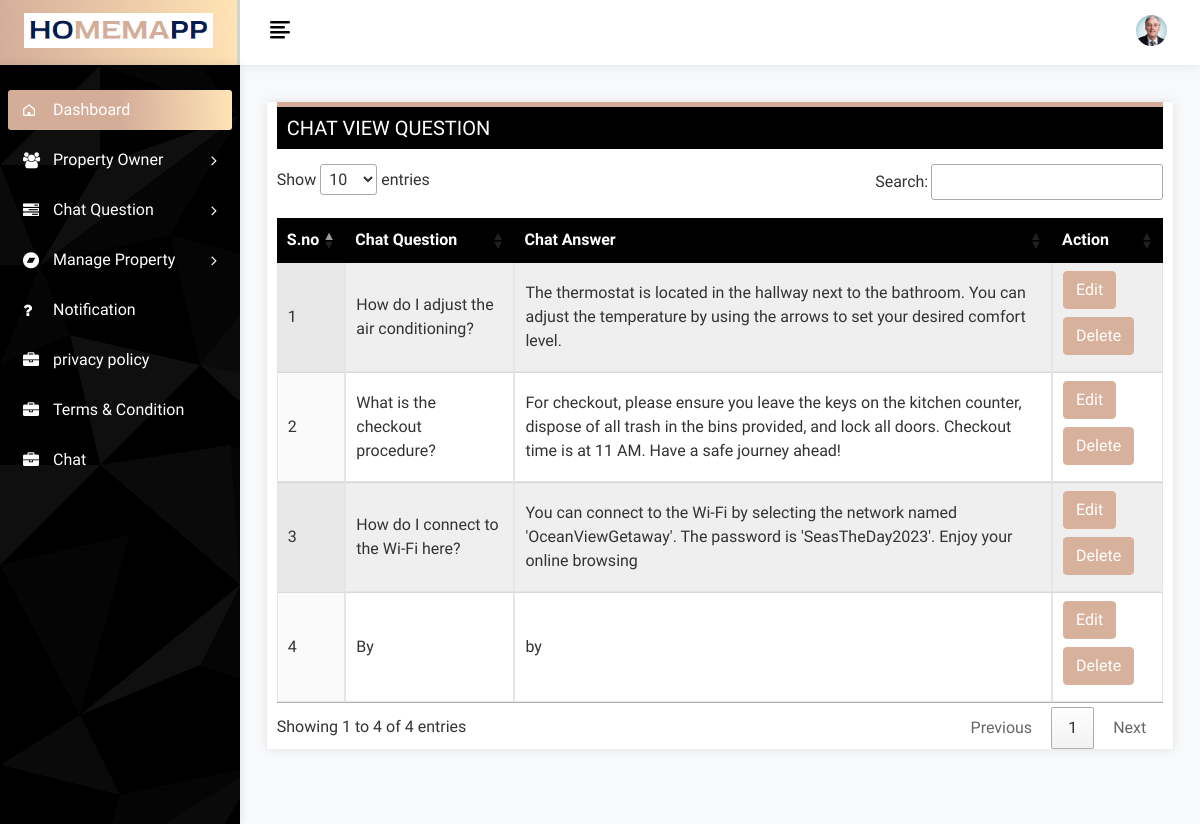
The page /View_question (signed in) on the database as committed earlier.
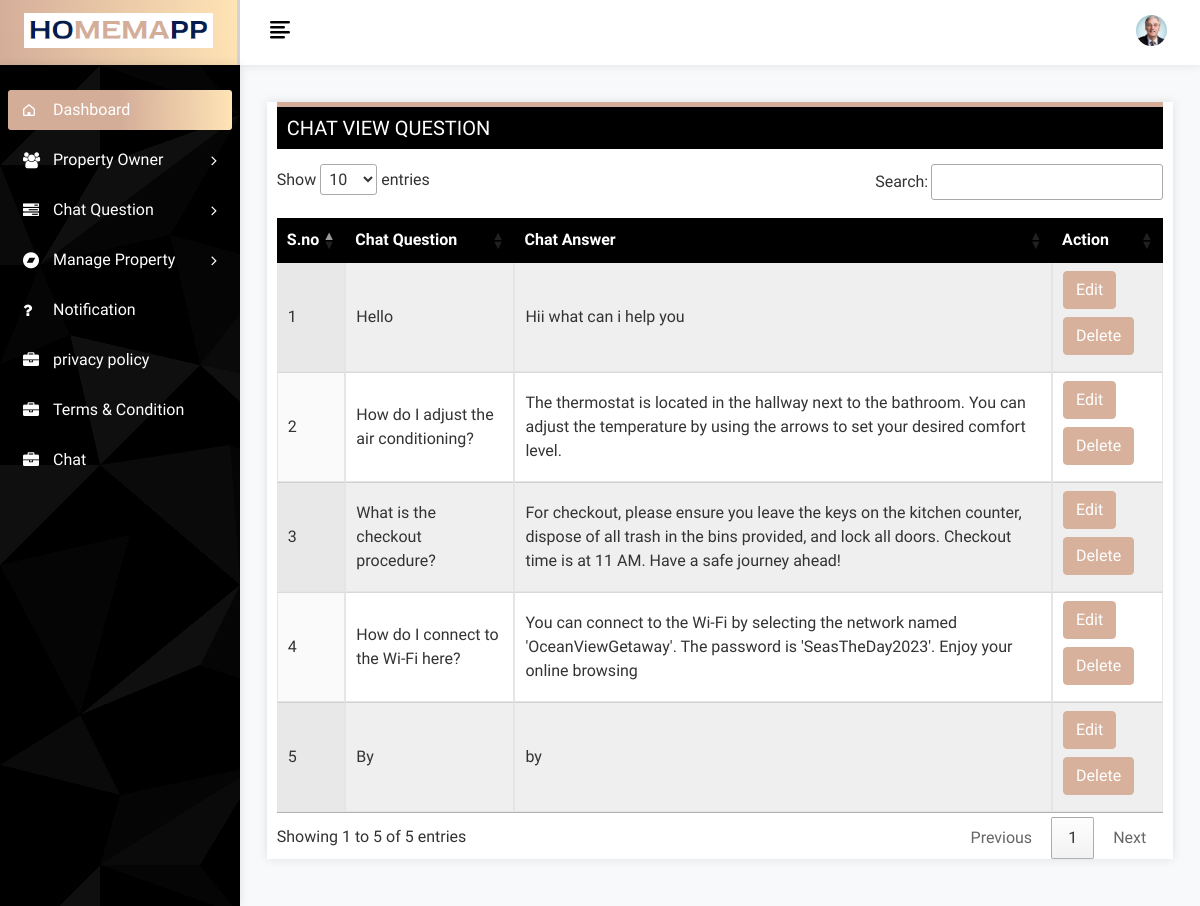
The same page on the database as committed later.
### app/models.py (models this page shows, shortened)
class QuestionAnswer(models.Model):
    question = models.CharField(max_length=500)
    answer=models.CharField(max_length=2000)

### app/views.py (the view)
# urls.py: path('View_question',views.view_question,name='View_question'),
@login_required(login_url='login')
def view_question(request):
    que_ans=QuestionAnswer.objects.all().order_by('-id')
    return render(request,'Chat_view_question.html',{'que_ans':que_ans})

### templates/Chat_view_question.html (shortened to what this page needs)
{% extends 'base.html'%}
{% block content %}
            <div class="page-wrapper">
                <div class="content container-fluid">
					<div class="page-header">
						<div class="row">
							<div class="col-sm-12">
								<div class="card full-header">
									<div class="users">
										<h3 class="page-title">Chat View Question</h3>
									</div>
									<div class="user-box">
								<div class="datatables">
                                    <table id="example" class="display nowrap" style="width:100%">
						        <thead>
						            <tr>
						            	<th>S.no</th>
										<th>Chat Question</th>
										<th>Chat Answer</th>
										<th>Action</th>
						            </tr>
						        </thead>
						        <tbody>
									{% for question in que_ans %}
						           <tr class="even">
	                                    <td>{{forloop.counter}}</td>
	                                    <td>{{question.question}}</td>
	                                    <td>{{question.answer}}</td>
										<td>
											<a class="edit-btn" href="{% url 'Edit_question' id=question.id %}"> <button class="btn btn-primary">Edit</button></a>
											<button class="btn btn-primary delete-question-btn " data-id="{{question.id}}">Delete </button>
	                                  </td>
	                                </tr>
									{% endfor %}
						        </tbody>
						    </table>
                                   </div>
									</div>
								</div>
							</div>
						</div>
					</div>
				</div>
			</div>
{% endblock %}

Rows that differ between the two databases and show on the page:
added QuestionAnswer: question "Hello", answer "Hii what can i help you"
Other text that changed with them:
text written by a page script: "Show entries Search: Showing 1 to 4 of 4 entries Previous 1 Next" → "Show entries Search: Showing 1 to 5 of 5 entries Previous 1 Next"
